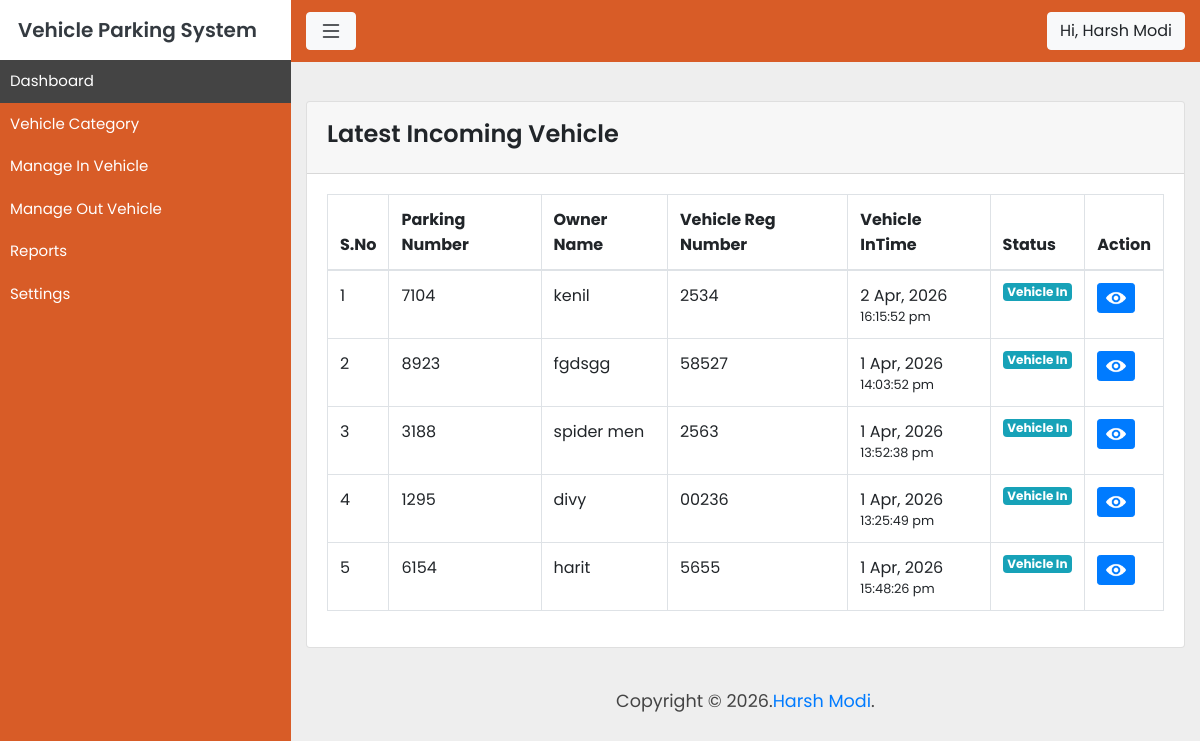
Page /dashboard.php (signed in) on the committed database.
### tables this page shows
CREATE TABLE `vehicle` (
  `id` int(11) NOT NULL,
  `parking_number` int(11) NOT NULL,
  `vehicle_cat` int(11) NOT NULL,
  `vehicle_company` varchar(255) NOT NULL,
  `reg_number` varchar(255) NOT NULL,
  `owner_name` varchar(255) NOT NULL,
  `owner_contact` varchar(255) NOT NULL,
  `vehicle_intime` datetime NOT NULL,
  `vehicle_outtime` datetime DEFAULT NULL,
  `parking_charges` int(11) DEFAULT NULL,
  `remark` varchar(255) DEFAULT NULL,
  `vehicle_status` int(11) NOT NULL
);

### dashboard.php (the view, shortened to what this page needs)
<?php $title = "Dashboard";
include "header.php";
?>
<div class="admin-content">
    <div class="container">
        <div class="row">
            <div class="col-md-12">
                <div class="card mt-4">
                    <div class="card-header">
                        <h2>Latest Incoming Vehicle</h2>
                    </div>
                    <div class="card-body table-responsive">
                        <?php
                        $conn = mysqli_connect("localhost","root","","install");
                        $result = mysqli_query($conn, "
                            SELECT * FROM vehicle
                            WHERE vehicle_status = 0
                            ORDER BY id DESC
                            LIMIT 5
                        ");
                    ?>
                        <table class="table table-bordered">
                            <thead>
                                <th>S.No</th>
                                <th>Parking Number</th>
                                <th>Owner Name</th>
                                <th>Vehicle Reg Number</th>
                                <th>Vehicle InTime</th>
                                <th>Status</th>
                                <th>Action</th>
                            </thead>
                            <tbody>
                                <?php if(isset($result) && !empty($result)){
                                    $i=0;
                                    while($row = mysqli_fetch_assoc($result)){
                                        $i++;
                                ?>
                                <tr class='tr-shadow'>
                                    <td><?php echo $i; ?></td>
                                    <td><?php echo $row['parking_number']; ?></td>
                                    <td><?php echo $row['owner_name']; ?></td>
                                    <td><?php echo $row['reg_number']; ?></td>
                                    <td>
                                        <?php echo date('j M, Y',strtotime($row['vehicle_intime'])); ?><br>
                                        <small><?php echo date('H:i:s a',strtotime($row['vehicle_intime'])); ?></small>
                                    </td>
                                    <td>
                                        <?php
                                        if($row['vehicle_status'] == '0'){ ?>
                                        <span class="badge badge-info">Vehicle In</span>
                                        <?php } ?>
                                    </td>
                                    <td>
                                        <ul class="action-list">
                                            <li><a href="view-vehicle.php?veid=<?php echo $row['id']; ?>"
                                                    class="btn btn-primary btn-sm"><img src="images/eye.png" alt=""></a>
                                            </li>
                                        </ul>
                                    </td>
                                </tr>
                                <?php
                                    }
                                    }else{ ?>
                                <tr>
                                    <td colspan="6" align="center">No Record Found.</td>
                                </tr>
                                <?php } ?>
                            </tbody>
                        </table>
                    </div>
                </div>
            </div>
        </div>
    </div>
</div>
<?php include "footer.php" ?>

### assets/css/style.css (style rules this page uses)
body { font-family: 'Poppins', sans-serif; background: #eee; }
a, a:hover, a:focus { text-decoration: none; transition: all 0.3s; }
ul { list-style: none; padding: 0; margin: 0; }
.admin-content { padding-top: 15px; padding-bottom: 15px; }
.card-header h2 { font-size: 24px; font-weight: 600; line-height: 39px; }
.action-list li { display: inline-block; }
.action-list li img { width: 20px; height: 20px; }

### rows in the picture
vehicle: parking_number "7104", owner_name "kenil", reg_number "2534", vehicle_intime "2 Apr, 2026", vehicle_intime "16:15:52 pm", vehicle_status "Vehicle In"
vehicle: parking_number "8923", owner_name "fgdsgg", reg_number "58527", vehicle_intime "1 Apr, 2026", vehicle_intime "14:03:52 pm", vehicle_status "Vehicle In"
vehicle: parking_number "3188", owner_name "spider men", reg_number "2563", vehicle_intime "1 Apr, 2026", vehicle_intime "13:52:38 pm", vehicle_status "Vehicle In"
vehicle: parking_number "1295", owner_name "divy", reg_number "00236", vehicle_intime "1 Apr, 2026", vehicle_intime "13:25:49 pm", vehicle_status "Vehicle In"
vehicle: parking_number "6154", owner_name "harit", reg_number "5655", vehicle_intime "1 Apr, 2026", vehicle_intime "15:48:26 pm", vehicle_status "Vehicle In"

### other values in the picture
$site_name "Vehicle Parking System"
$_SESSION['admin_fullname'] "Harsh Modi"
